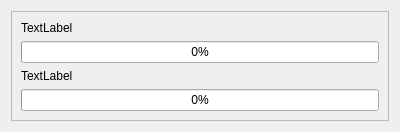
<?xml version="1.0" encoding="UTF-8"?>
<ui version="4.0">
 <class>ui_progress_bars</class>
 <widget class="QDialog" name="ui_progress_bars">
  <property name="geometry">
   <rect>
    <x>0</x>
    <y>0</y>
    <width>400</width>
    <height>124</height>
   </rect>
  </property>
  <property name="windowTitle">
   <string>AequilibraE</string>
  </property>
  <layout class="QHBoxLayout" name="horizontalLayout">
   <item>
    <widget class="QFrame" name="frame">
     <property name="frameShape">
      <enum>QFrame::StyledPanel</enum>
     </property>
     <property name="frameShadow">
      <enum>QFrame::Raised</enum>
     </property>
     <layout class="QVBoxLayout" name="verticalLayout">
      <item>
       <widget class="QLabel" name="label_1">
        <property name="text">
         <string>TextLabel</string>
        </property>
       </widget>
      </item>
      <item>
       <widget class="QProgressBar" name="pbar_1">
        <property name="value">
         <number>0</number>
        </property>
       </widget>
      </item>
      <item>
       <widget class="QLabel" name="label_2">
        <property name="text">
         <string>TextLabel</string>
        </property>
       </widget>
      </item>
      <item>
       <widget class="QProgressBar" name="pbar_2">
        <property name="value">
         <number>0</number>
        </property>
       </widget>
      </item>
     </layout>
    </widget>
   </item>
  </layout>
 </widget>
 <resources/>
 <connections/>
</ui>
